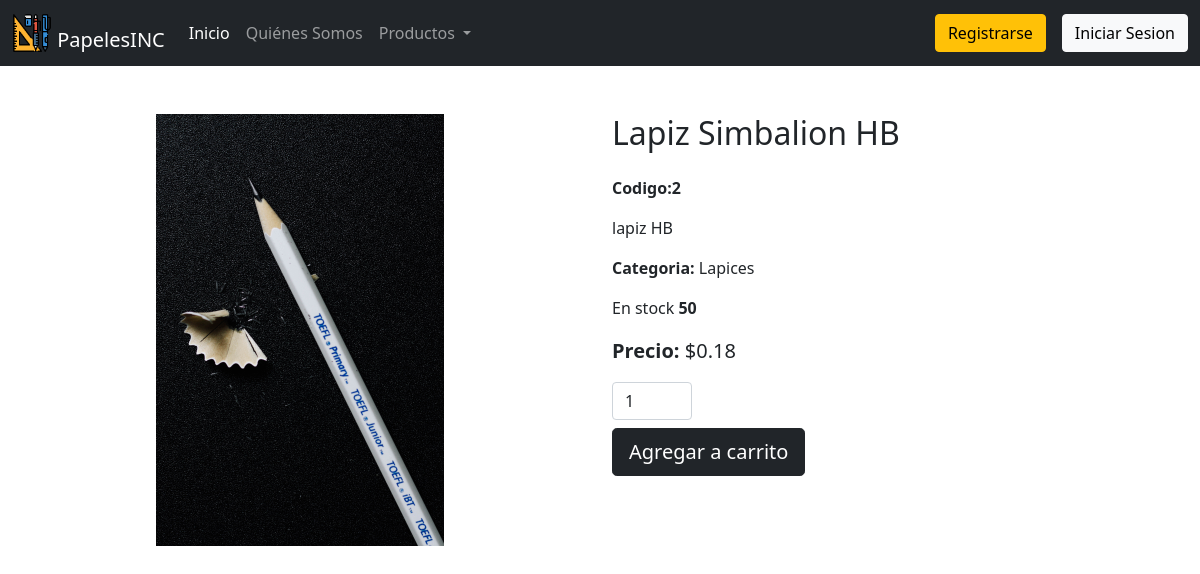
Screenshot of /Vista/Especialidad/detalles_prod.php?id=2 with the database file from the repository.
### tables this page shows
CREATE TABLE IF NOT EXISTS `tbproducto` (
  `id_producto` int(11) NOT NULL AUTO_INCREMENT,
  `nombre` varchar(255) NOT NULL,
  `descripcion` varchar(255) NOT NULL,
  `id_categoria` int(11) NOT NULL,
  `precio` double NOT NULL,
  `stock` int(11) NOT NULL,
  `marca` varchar(255) NOT NULL,
  `img` varchar(255) NOT NULL,
  PRIMARY KEY (`id_producto`)
);

CREATE TABLE IF NOT EXISTS `tbcategoria` (
  `id_categoria` int(11) NOT NULL AUTO_INCREMENT,
  `categoria` varchar(255) NOT NULL,
  PRIMARY KEY (`id_categoria`)
);

### Vista/Especialidad/detalles_prod.php (the view, shortened to what this page needs)
<!DOCTYPE html>
<html lang="en">
<head>
    <link href="https://cdn.jsdelivr.net/npm/bootstrap@5.0.1/dist/css/bootstrap.min.css" rel="stylesheet">
    <link rel="stylesheet" href="estilos/estilo.css">
</head>
<body>
    <?php
    include_once "Navbar.php";
    ?>
    <?php
    $dbhost = 'localhost:3307';
    $dbuser = 'root';
    $dbpass = "";
    $dbname = "dbpapeleria";
    $id = $_GET['id'];
    $obj_conexion = mysqli_connect($dbhost, $dbuser, $dbpass, $dbname);
    $sql = "select * from tbproducto where id_producto=" . $id;
    $sqlCategoria = "select * from tbcategoria where id_categoria=";
    $resultado = $obj_conexion->query($sql);
    if ($resultado) {
        while($fila = $resultado -> fetch_array()){
            echo " <div class='container-fluid mt-5'>";
            echo "<form method='post' action='carrito.php?action=add&id=". $fila['id_producto'] . "'";
            echo "<div class='row'>";
            echo "<div class='col-6 text-center'>";
            echo "<img src='../../" . $fila['img'] . "'class='w-50' >";
            echo "</div>";
            echo "<div class='col-6 text-start'>";
            echo "<h2 class='mb-4'>" . $fila['nombre'] . "</h2>";
            echo "<p class='fw-bold'>". "Codigo:" . $fila['id_producto'] ."</p>";
            echo "<p class='fw-light fs-6'>". $fila['descripcion'] ."</p>";
            $sqlCategoria.= $fila['id_categoria'];
            $resultadoCategoria = $obj_conexion->query($sqlCategoria);
            $categoria = $resultadoCategoria -> fetch_array();
            echo "<p class='fs-6'><span class='fw-bold'>Categoria: </span>". $categoria[1] ."</p>";
            echo "<p class='fs-6'>En stock <span class='fw-bold'>". $fila['stock'] ."</span></p>";
            echo "<p class='fs-5'><span class='fw-bold'>Precio:</span> $". $fila['precio'] ."</p>";
            echo "<input type='text' class='form-control' name='cantidad' value='1' style='width: 80px;'>";
            if($fila['stock'] > 0){
                echo "<input type='submit' class='btn btn-dark btn-lg mt-2' name='add' value='Agregar a carrito'>";
            }else{
                echo "<a href='index.php' class='btn btn-dark btn-lg mt-2'>No disponible</a>";
            }
            echo "</form>";
            echo "</div>";
        }
    }
    ?>
</body>
</html>

### rows the page displays
tbproducto: img (picture), nombre "Lapiz Simbalion HB", id_producto "2", descripcion "lapiz HB", id_categoria.categoria "Lapices", stock "50", precio "0.18"
